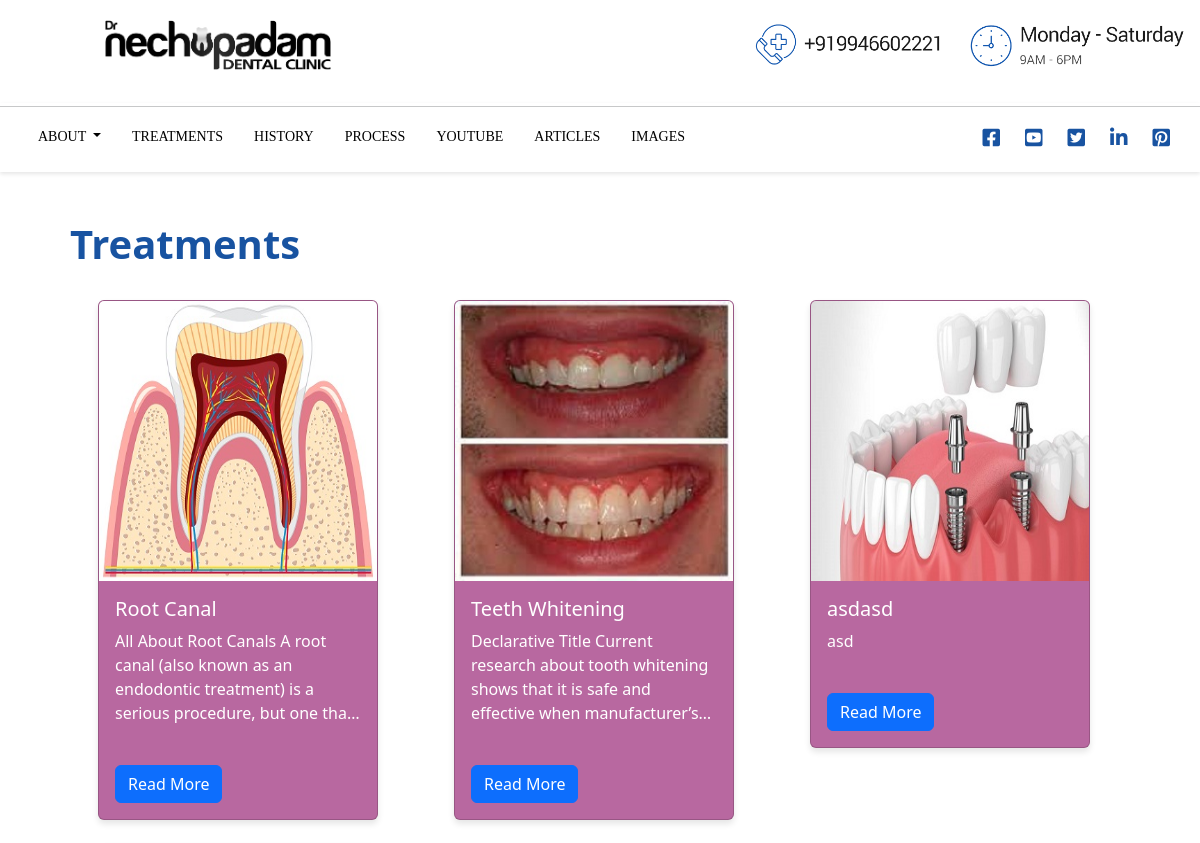
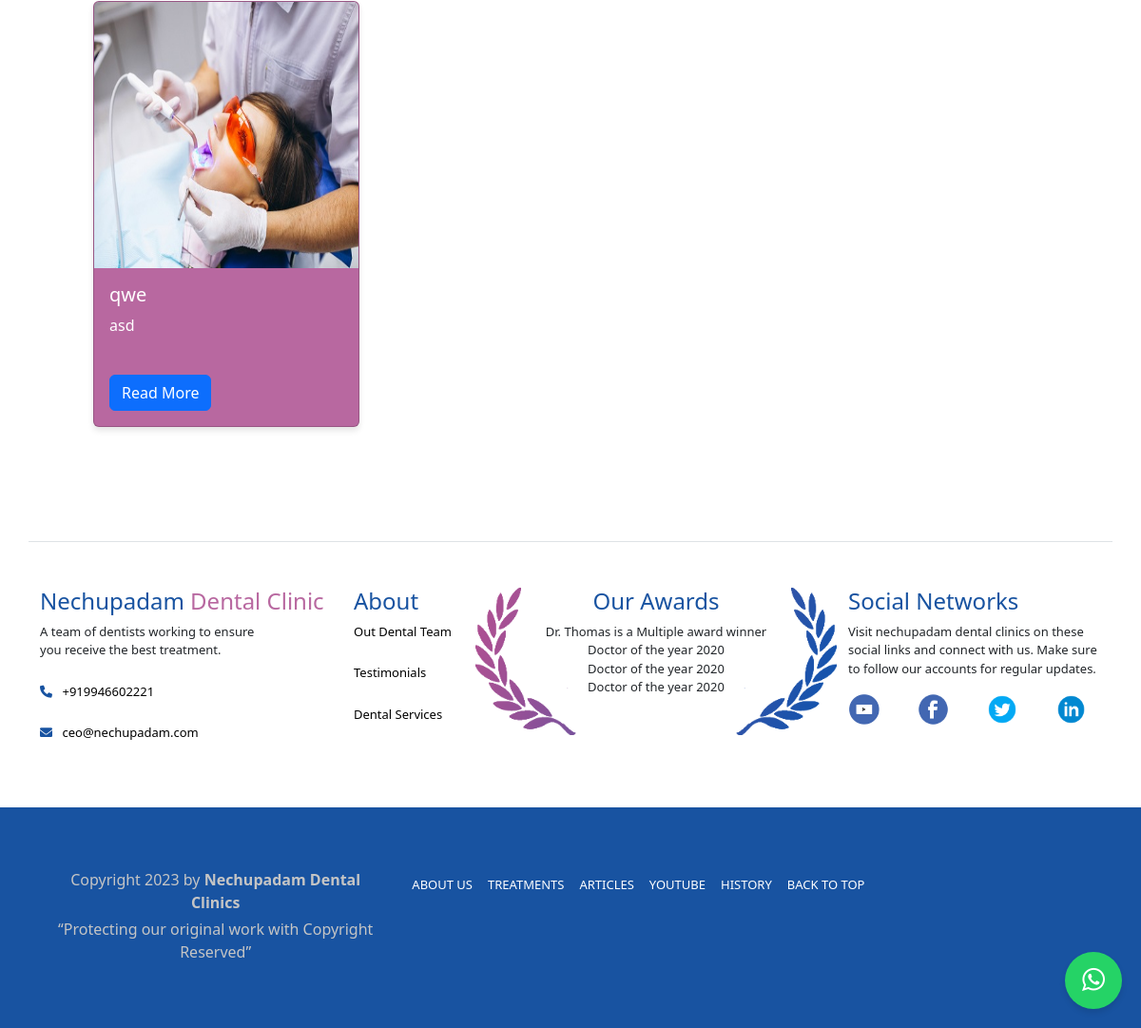
The page /nechupadam_treatments on the database its author committed (2 pictures, top to bottom).
### nechuwebapp/models.py (models this page shows, shortened)
class Treatment(models.Model):
    title = models.CharField(max_length=200)
    image = models.ImageField(upload_to='myimages/', null=True, blank=True)
    description = models.TextField(blank=True)
    know_more_link = models.URLField(blank=True)
    youtube_link = models.URLField(blank=True)
    uploaded_date = models.DateTimeField(default=timezone.now, editable=False)
    edited_date = models.DateTimeField(auto_now=True, editable=False)
    @property
    def imageURL(self):
        try:
            url = self.image.url
        except:
            url = ''
        return  url

### nechuwebapp/views.py (the view)
# urls.py: path('nechupadam_treatments', views.nechupadam_treatments, name='nechupadam_treatments'),
def nechupadam_treatments(request):
    treatments = Treatment.objects.all()
    context = {'treatments':treatments}
    return render(request, 'general/nechupadam_treatments.html', context)

### nechuwebapp/templates/general/nechupadam_treatments.html (shortened to what this page needs)
{% extends 'general/main.html' %}
{% block content %}
<h1 style="color:#1853a1; margin-left:70px; font-weight:700;">Treatments</h1>
<br>
<div class="container">
  <div class="row" style="margin-left:44px;">
    {% for i in treatments %}
    <div class="col-md-3 mb-4" style="margin-right:85px;">
      <a href="#" style="text-decoration: none; color: white;">
        <div class="card custom-card">
          <img src="{{ i.imageURL }}" class="card-img-top" alt="{{ i.title }}" height="280px">
          <div class="card-body">
            <h5 class="card-title">{{ i.title }}</h5>
            <p class="card-text">{{ i.description }}</p>
            <br>
            <a href="{% url 'more_about_treatment' i.pk %}" class="btn btn-primary">
              Read More
            </a>
          </div>
        </div>
      </a>
    </div>
    {% endfor %}
  </div>
</div>
{% endblock %}

### static/css/index.css (style rules this page uses)
html { scroll-behavior: smooth; }
body { overflow-x: hidden; }
h5 { color: #1853a1; }

### nechuwebapp/templates/general/nechupadam_treatments.html (style rules this page uses)
.card-text { overflow: hidden; text-overflow: ellipsis; display: -webkit-box; -webkit-line-clamp: 4; -webkit-box-orient: vertical; }
.custom-card { background-color: #b868a0; color: white; box-shadow: 0px 4px 6px rgba(0, 0, 0, 0.1); transition: transform 0.2s ease-in-out; width:280px; }

### rows shown on the page
Treatment: imageURL (picture), title "Root Canal", description "All About Root Canals A root canal (also known as an endodontic treatment) is a serious procedure, but one…"
Treatment: imageURL (picture), title "Teeth Whitening", description "Declarative Title Current research about tooth whitening shows that it is safe and effective when…"
Treatment: imageURL (picture), title "asdasd", description "asd"
Treatment: imageURL (picture), title "qwe", description "asd"
